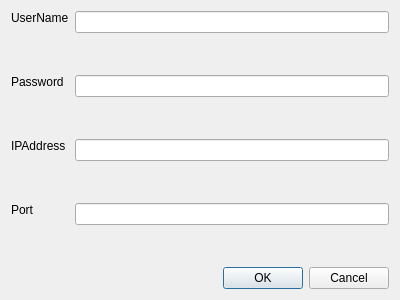
<?xml version="1.0" encoding="UTF-8"?>
<ui version="4.0">
 <class>LoginDialog</class>
 <widget class="QDialog" name="LoginDialog">
  <property name="geometry">
   <rect>
    <x>0</x>
    <y>0</y>
    <width>400</width>
    <height>300</height>
   </rect>
  </property>
  <property name="windowTitle">
   <string>Dialog</string>
  </property>
  <layout class="QVBoxLayout" name="verticalLayout_3">
   <item>
    <layout class="QHBoxLayout" name="horizontalLayout">
     <item>
      <layout class="QVBoxLayout" name="verticalLayout_2">
       <item>
        <widget class="QLabel" name="label">
         <property name="text">
          <string>UserName</string>
         </property>
        </widget>
       </item>
       <item>
        <spacer name="verticalSpacer_4">
         <property name="orientation">
          <enum>Qt::Vertical</enum>
         </property>
         <property name="sizeHint" stdset="0">
          <size>
           <width>20</width>
           <height>40</height>
          </size>
         </property>
        </spacer>
       </item>
       <item>
        <widget class="QLabel" name="label_2">
         <property name="text">
          <string>Password</string>
         </property>
        </widget>
       </item>
       <item>
        <spacer name="verticalSpacer">
         <property name="orientation">
          <enum>Qt::Vertical</enum>
         </property>
         <property name="sizeHint" stdset="0">
          <size>
           <width>20</width>
           <height>40</height>
          </size>
         </property>
        </spacer>
       </item>
       <item>
        <widget class="QLabel" name="label_3">
         <property name="text">
          <string>IPAddress</string>
         </property>
        </widget>
       </item>
       <item>
        <spacer name="verticalSpacer_2">
         <property name="orientation">
          <enum>Qt::Vertical</enum>
         </property>
         <property name="sizeHint" stdset="0">
          <size>
           <width>20</width>
           <height>40</height>
          </size>
         </property>
        </spacer>
       </item>
       <item>
        <widget class="QLabel" name="label_4">
         <property name="text">
          <string>Port</string>
         </property>
        </widget>
       </item>
       <item>
        <spacer name="verticalSpacer_3">
         <property name="orientation">
          <enum>Qt::Vertical</enum>
         </property>
         <property name="sizeHint" stdset="0">
          <size>
           <width>20</width>
           <height>40</height>
          </size>
         </property>
        </spacer>
       </item>
      </layout>
     </item>
     <item>
      <layout class="QVBoxLayout" name="verticalLayout">
       <item>
        <widget class="QLineEdit" name="UserNameEdit"/>
       </item>
       <item>
        <spacer name="verticalSpacer_8">
         <property name="orientation">
          <enum>Qt::Vertical</enum>
         </property>
         <property name="sizeHint" stdset="0">
          <size>
           <width>20</width>
           <height>40</height>
          </size>
         </property>
        </spacer>
       </item>
       <item>
        <widget class="QLineEdit" name="PasswordEdit">
         <property name="echoMode">
          <enum>QLineEdit::Password</enum>
         </property>
        </widget>
       </item>
       <item>
        <spacer name="verticalSpacer_7">
         <property name="orientation">
          <enum>Qt::Vertical</enum>
         </property>
         <property name="sizeHint" stdset="0">
          <size>
           <width>20</width>
           <height>40</height>
          </size>
         </property>
        </spacer>
       </item>
       <item>
        <widget class="QLineEdit" name="IPAddressEdit"/>
       </item>
       <item>
        <spacer name="verticalSpacer_6">
         <property name="orientation">
          <enum>Qt::Vertical</enum>
         </property>
         <property name="sizeHint" stdset="0">
          <size>
           <width>20</width>
           <height>40</height>
          </size>
         </property>
        </spacer>
       </item>
       <item>
        <widget class="QLineEdit" name="PortEdit"/>
       </item>
       <item>
        <spacer name="verticalSpacer_5">
         <property name="orientation">
          <enum>Qt::Vertical</enum>
         </property>
         <property name="sizeHint" stdset="0">
          <size>
           <width>20</width>
           <height>40</height>
          </size>
         </property>
        </spacer>
       </item>
      </layout>
     </item>
    </layout>
   </item>
   <item>
    <widget class="QDialogButtonBox" name="buttonBox">
     <property name="orientation">
      <enum>Qt::Horizontal</enum>
     </property>
     <property name="standardButtons">
      <set>QDialogButtonBox::Cancel|QDialogButtonBox::Ok</set>
     </property>
    </widget>
   </item>
  </layout>
 </widget>
 <resources/>
 <connections>
  <connection>
   <sender>buttonBox</sender>
   <signal>accepted()</signal>
   <receiver>LoginDialog</receiver>
   <slot>accept()</slot>
   <hints>
    <hint type="sourcelabel">
     <x>227</x>
     <y>280</y>
    </hint>
    <hint type="destinationlabel">
     <x>157</x>
     <y>274</y>
    </hint>
   </hints>
  </connection>
  <connection>
   <sender>buttonBox</sender>
   <signal>rejected()</signal>
   <receiver>LoginDialog</receiver>
   <slot>reject()</slot>
   <hints>
    <hint type="sourcelabel">
     <x>295</x>
     <y>286</y>
    </hint>
    <hint type="destinationlabel">
     <x>286</x>
     <y>274</y>
    </hint>
   </hints>
  </connection>
 </connections>
</ui>
